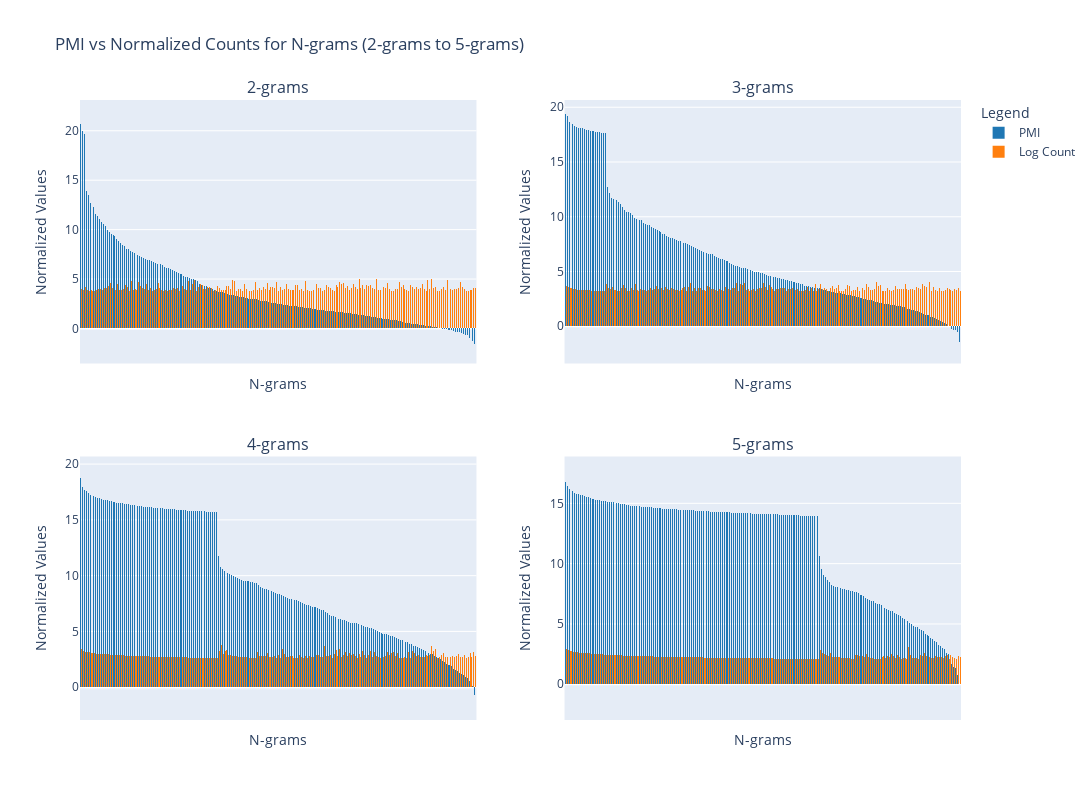

Write notebook code for a chart like this one.
### Code cell
import math
import plotly.graph_objects as go
from plotly.subplots import make_subplots

def plot_pmi_and_counts_2x2(dicts, total_plot_size=(800, 1200), top_n=1000):
    """
    Plots PMI and normalized counts for n-grams (n=2 to 5) in a 2x2 grid.
    
    Args:
        dicts (list): List of 4 dictionaries for n-grams with count and PMI values.
                      Format: {ngram: {'count': count, 'PMI': pmi}}
        total_plot_size (tuple): Tuple specifying (width, height) of the total plot.
        top_n (int): Number of top n-grams to include in each subplot.
    """
    # Create subplot structure (2 rows x 2 columns)
    fig = make_subplots(
        rows=2, cols=2,
        subplot_titles=["2-grams", "3-grams", "4-grams", "5-grams"],
        horizontal_spacing=0.1, vertical_spacing=0.15
    )
    
    # Colors for PMI and normalized counts
    pmi_color = "rgb(31, 119, 180)"
    count_color = "rgb(255, 127, 14)"
    
    for i, pmi_dict in enumerate(dicts):
        # Determine subplot row and column
        row = (i // 2) + 1
        col = (i % 2) + 1
        
        # Extract data and sort by PMI
        sorted_ngrams = sorted(pmi_dict.items(), key=lambda x: x[1]['PMI'], reverse=True)[:top_n]
        ngrams = [item[0] for item in sorted_ngrams]
        counts = [item[1]['count'] for item in sorted_ngrams]
        pmi_values = [item[1]['PMI'] for item in sorted_ngrams]

        # Normalize counts to log scale
        normalized_counts = [math.log10(c + 1) for c in counts]  # Add 1 to avoid log(0)

        # Create bar plots for PMI and Counts
        pmi_bars = go.Bar(
            x=ngrams,
            y=pmi_values,
            name="PMI",
            marker=dict(color=pmi_color),
            hovertemplate="<b>{n}-gram</b>: %{x}<br>PMI: %{y:.4f}<extra></extra>",
            showlegend=(i == 0),  # Show legend only in the first subplot
            opacity=1,  # Fully opaque
        )
        
        count_bars = go.Bar(
            x=ngrams,
            y=normalized_counts,
            name="Log Count",
            marker=dict(color=count_color),
            hovertemplate="<b>{n}-gram</b>: %{x}<br>Count (log): %{y:.4f}<extra></extra>",
            showlegend=(i == 0),  # Show legend only in the first subplot
            opacity=1,  # Fully opaque
        )
        
        # Add traces to the appropriate subplot
        fig.add_trace(pmi_bars, row=row, col=col)
        fig.add_trace(count_bars, row=row, col=col)
    
    # Update layout
    fig.update_layout(
        height=total_plot_size[1],
        width=total_plot_size[0],
        title="PMI vs Normalized Counts for N-grams (2-grams to 5-grams)",
        barmode="group",  # Group the bars side-by-side
        hovermode="x unified",
        legend=dict(title="Legend"),
    )

    # set the width of the bar line to zero, and set bargap to zero
    fig.update_traces(marker_line_width=0)
    fig.update_layout(bargap=0)
    
    # Update axes for all subplots
    fig.update_xaxes(title="N-grams", tickangle=45, showticklabels=False)
    fig.update_yaxes(title="Normalized Values")
    
    # Show the plot
    fig.show()

# load the PMI results for the top 1000 n-grams in the target corpus vs the reference corpus
pmi_results = []
for index in range(2, 6):
    # Load PMI results
    file_path = f'../data/corpus/reddit_10/{index}-gram_top_1000_pmi.json'
    with open(file_path, 'r', encoding='utf-8') as f:
        pmi_dict = json.load(f)
    pmi_results.append(pmi_dict)

# Plot PMI and normalized counts for n-grams (2-grams to 5-grams) in a 2x2 grid
plot_pmi_and_counts_2x2(pmi_results, total_plot_size=(1200, 800), top_n=1000)

### Figure 1 — Plotly figure (JSON) as saved in the notebook; plotly's stock layout.template omitted (floating-point values rounded to 4 significant figures; data arrays with more than 128 entries replaced by an {"elided": "..."} marker saying what was removed)
{"data": [{"hovertemplate": "<b>{n}-gram</b>: %{x}<br>PMI: %{y:.4f}<extra></extra>", "marker": {"color": "rgb(31, 119, 180)", "line": {"width": 0}}, "name": "PMI", "opacity": 1, "showlegend": true, "type": "bar", "x": {"elided": "1000 str values"}, "xaxis": "x", "y": {"elided": "1000 float values"}, "yaxis": "y"}, {"hovertemplate": "<b>{n}-gram</b>: %{x}<br>Count (log): %{y:.4f}<extra></extra>", "marker": {"color": "rgb(255, 127, 14)", "line": {"width": 0}}, "name": "Log Count", "opacity": 1, "showlegend": true, "type": "bar", "x": {"elided": "1000 str values"}, "xaxis": "x", "y": {"elided": "1000 float values"}, "yaxis": "y"}, {"hovertemplate": "<b>{n}-gram</b>: %{x}<br>PMI: %{y:.4f}<extra></extra>", "marker": {"color": "rgb(31, 119, 180)", "line": {"width": 0}}, "name": "PMI", "opacity": 1, "showlegend": false, "type": "bar", "x": {"elided": "1000 str values"}, "xaxis": "x2", "y": {"elided": "1000 float values"}, "yaxis": "y2"}, {"hovertemplate": "<b>{n}-gram</b>: %{x}<br>Count (log): %{y:.4f}<extra></extra>", "marker": {"color": "rgb(255, 127, 14)", "line": {"width": 0}}, "name": "Log Count", "opacity": 1, "showlegend": false, "type": "bar", "x": {"elided": "1000 str values"}, "xaxis": "x2", "y": {"elided": "1000 float values"}, "yaxis": "y2"}, {"hovertemplate": "<b>{n}-gram</b>: %{x}<br>PMI: %{y:.4f}<extra></extra>", "marker": {"color": "rgb(31, 119, 180)", "line": {"width": 0}}, "name": "PMI", "opacity": 1, "showlegend": false, "type": "bar", "x": {"elided": "1000 str values"}, "xaxis": "x3", "y": {"elided": "1000 float values"}, "yaxis": "y3"}, {"hovertemplate": "<b>{n}-gram</b>: %{x}<br>Count (log): %{y:.4f}<extra></extra>", "marker": {"color": "rgb(255, 127, 14)", "line": {"width": 0}}, "name": "Log Count", "opacity": 1, "showlegend": false, "type": "bar", "x": {"elided": "1000 str values"}, "xaxis": "x3", "y": {"elided": "1000 float values"}, "yaxis": "y3"}, {"hovertemplate": "<b>{n}-gram</b>: %{x}<br>PMI: %{y:.4f}<extra></extra>", "marker": {"color": "rgb(31, 119, 180)", "line": {"width": 0}}, "name": "PMI", "opacity": 1, "showlegend": false, "type": "bar", "x": {"elided": "1000 str values"}, "xaxis": "x4", "y": {"elided": "1000 float values"}, "yaxis": "y4"}, {"hovertemplate": "<b>{n}-gram</b>: %{x}<br>Count (log): %{y:.4f}<extra></extra>", "marker": {"color": "rgb(255, 127, 14)", "line": {"width": 0}}, "name": "Log Count", "opacity": 1, "showlegend": false, "type": "bar", "x": {"elided": "1000 str values"}, "xaxis": "x4", "y": {"elided": "1000 float values"}, "yaxis": "y4"}], "layout": {"annotations": [{"font": {"size": 16}, "showarrow": false, "text": "2-grams", "x": 0.225, "xanchor": "center", "xref": "paper", "y": 1, "yanchor": "bottom", "yref": "paper"}, {"font": {"size": 16}, "showarrow": false, "text": "3-grams", "x": 0.775, "xanchor": "center", "xref": "paper", "y": 1, "yanchor": "bottom", "yref": "paper"}, {"font": {"size": 16}, "showarrow": false, "text": "4-grams", "x": 0.225, "xanchor": "center", "xref": "paper", "y": 0.425, "yanchor": "bottom", "yref": "paper"}, {"font": {"size": 16}, "showarrow": false, "text": "5-grams", "x": 0.775, "xanchor": "center", "xref": "paper", "y": 0.425, "yanchor": "bottom", "yref": "paper"}], "bargap": 0, "barmode": "group", "height": 800, "hovermode": "x unified", "legend": {"title": {"text": "Legend"}}, "title": {"text": "PMI vs Normalized Counts for N-grams (2-grams to 5-grams)"}, "width": 1200, "xaxis": {"anchor": "y", "domain": [0, 0.45], "showticklabels": false, "tickangle": 45, "title": {"text": "N-grams"}}, "xaxis2": {"anchor": "y2", "domain": [0.55, 1], "showticklabels": false, "tickangle": 45, "title": {"text": "N-grams"}}, "xaxis3": {"anchor": "y3", "domain": [0, 0.45], "showticklabels": false, "tickangle": 45, "title": {"text": "N-grams"}}, "xaxis4": {"anchor": "y4", "domain": [0.55, 1], "showticklabels": false, "tickangle": 45, "title": {"text": "N-grams"}}, "yaxis": {"anchor": "x", "domain": [0.575, 1], "title": {"text": "Normalized Values"}}, "yaxis2": {"anchor": "x2", "domain": [0.575, 1], "title": {"text": "Normalized Values"}}, "yaxis3": {"anchor": "x3", "domain": [0, 0.425], "title": {"text": "Normalized Values"}}, "yaxis4": {"anchor": "x4", "domain": [0, 0.425], "title": {"text": "Normalized Values"}}}}
